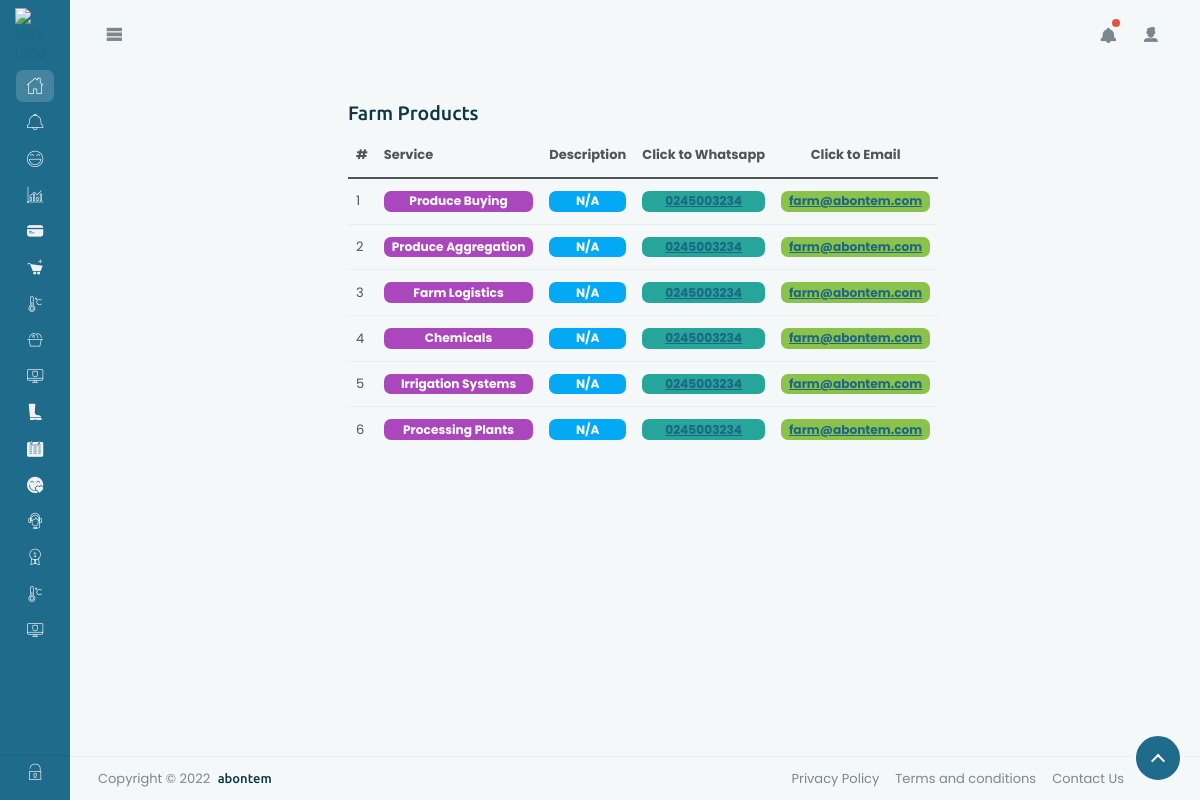
Before: /dashboard/farm_products/ with the older database file.
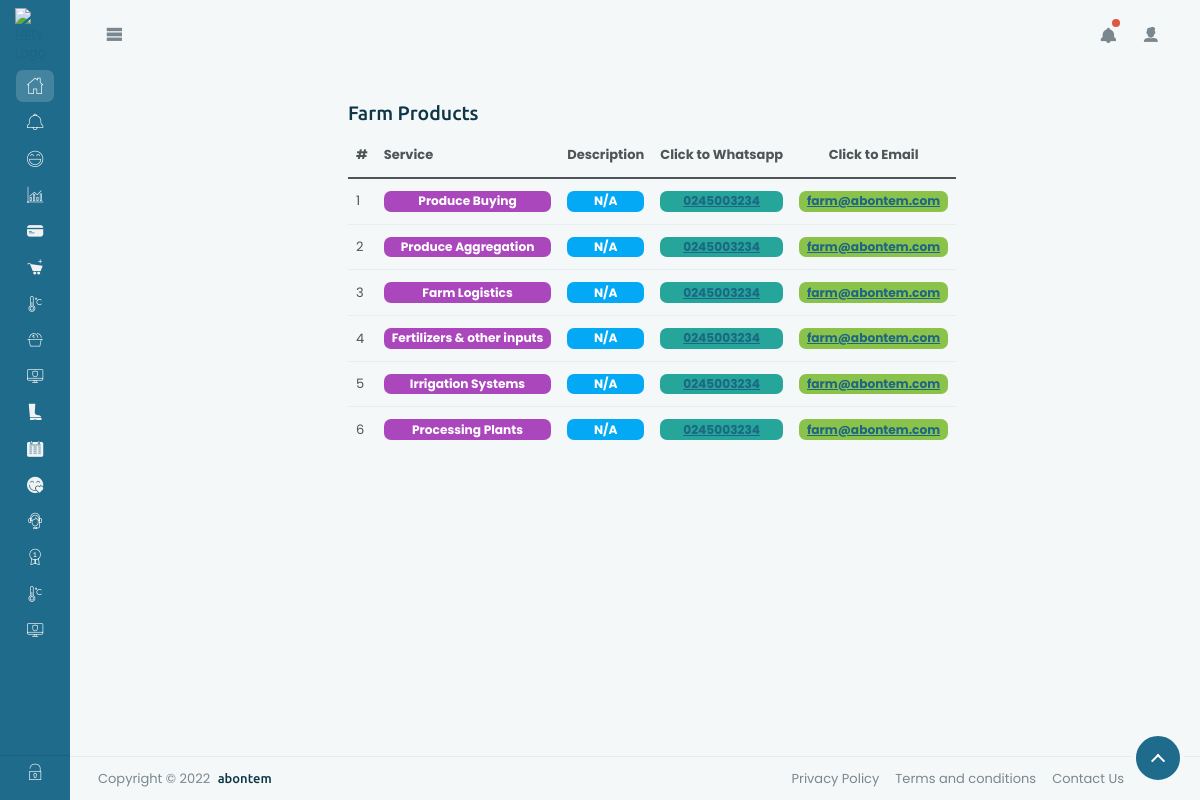
After: the same page with the newer database file.
### farm/models.py (models this page shows, shortened)
class Products(models.Model):
    service = models.CharField(max_length=100)
    description = models.CharField(max_length=500, default='N/A')
    email = models.EmailField(default='farm@abontem.com')
    whatsapp = models.CharField(max_length=10, default='0245003234')
    class Meta:
        verbose_name_plural = 'Farm Products'

### farm/views.py (the view)
# urls.py: path('dashboard/farm_products/', FarmProducts.as_view(), name='farm_products'),
class FarmProducts(ListView):
    template_name = 'farm_products.html'
    queryset = DashboardLand.objects.all()
    def get_context_data(self, **kwargs):
        context = super().get_context_data(**kwargs)
        context['land'] = DashboardLand.objects.all()
        context['products'] = Products.objects.all()
        return context

### templates/farm_products.html (shortened to what this page needs)
{% extends 'base.html' %}
{% block content %}
<h4>Farm Products</h4>
<div class="table-responsive mw-100">
    <table class="table align-middle">
        <thead>
        <tr>
            <th>#</th>
            <th>Service</th>
            <th>Description</th>
            <th class="text-center">Click to Whatsapp</th>
            <th class="text-center">Click to Email</th>
        </tr>
        </thead>
        <tbody>
        {% for farm in products %}
        <tr>
            <td class="min-w-td">{{forloop.counter}}</td>
            <td class="fs-5"><span class="d-block badge bg-purple">{{farm.service}}</span></td>
            <td class="fs-5"><span class="d-block badge bg-info">{{farm.description}}</span></td>
            <td class="fs-5"><span class="d-block badge bg-secondary"><a href="https://wa.me/233245003234?text=I%27m%20interested%20in%20a%20farm-product/%20service" target="_blank">{{farm.whatsapp}}</a></span></td>
            <td class="fs-5"><span class="d-block badge bg-success"><a href="https://mail.google.com/mail/?view=cm&fs=1&tf=1&to=farm@abontem.com" target="_blank">{{farm.email}}</a></span></td>
        </tr>
        {% endfor %}
        </tbody>
    </table>
</div>
{% endblock %}

### templates/base.html (shortened to what this page needs)
<!DOCTYPE html>
<html lang="en">
{% load static %}
<head>
    <link rel="stylesheet" href="{% static 'dashboard/css/color-schemes/primary-nav/teal/bootstrap.min.css' %}">
    <link rel="stylesheet" href="{% static 'dashboard/css/color-schemes/primary-nav/teal/nifty.min.css' %}">
    <link rel="stylesheet" href="{% static 'dashboard/css/demo-purpose/demo-icons.min.css' %}">
    <link rel="stylesheet" href="{% static 'dashboard/css/demo-purpose/demo-settings.min.css' %}">
</head>
<body class="in-out-back">
<div id="root" class="root mn--min">
    <section id="content" class="content">
        <div class="content__boxed d-md-flex">
            <div class="content__wrap order-2 min-w-0">
                {% block content %}
                {% endblock %}
            </div>
            <aside class="w-md-250px content__wrap flex-shrink-0 pe-md-0 order-1">
            </aside>
        </div>
        <footer class="border-top mt-auto">
            <div class="content__boxed">
                <div class="content__wrap py-3 py-md-1 d-flex flex-column flex-md-row align-items-md-center">
                    <div class="text-nowrap mb-4 mb-md-0">Copyright &copy; {% now 'Y' %} <a href="#"
                                                                                            class="h6 text-decoration-none ms-1">abontem</a>
                    </div>
                    <nav class="nav flex-column gap-1 flex-md-row gap-md-3 ms-md-auto me-5"
                         style="row-gap: 0 !important;">
                        <a class="nav-link px-0" href="#">Privacy Policy</a>
                        <a class="nav-link px-0" href="#">Terms and conditions</a>
                        <a class="nav-link px-0" href="{% url 'contact_us' %}">Contact Us</a>
                    </nav>
                </div>
            </div>
        </footer>
    </section>
    <header class="header">
        <div class="header__inner">
            <div class="header__brand">
                <div class="brand-wrap">
                    <a href="{% url 'dashboard' %}" class="brand-img stretched-link">
                        <img src="{% static 'dashboard/img/logo.svg' %}" alt="Nifty Logo" class="Nifty logo">
                    </a>
                </div>
            </div>
            <div class="header__content">
                <div class="header__content-start">
                    <button type="button" class="nav-toggler header__btn btn btn-icon btn-sm">
                        <i class="demo-psi-view-list"></i>
                    </button>
                </div>
                <div class="header__content-end">
                    <div class="dropdown">
                        <button class="header__btn btn btn-icon btn-sm" type="button" data-bs-toggle="dropdown"
                                aria-expanded="false">
                                <span class="d-block position-relative">
                                    <i class="demo-psi-bell"></i>
                                    <span class="badge badge-super rounded bg-danger p-1">
                                    </span>
                                </span>
                        </button>
                    </div>
                    <div class="dropdown">
                        <button class="header__btn btn btn-icon btn-sm" type="button" data-bs-toggle="dropdown"
                                aria-expanded="false">
                            <i class="demo-psi-male"></i>
                        </button>
                    </div>
                </div>
            </div>
        </div>
    </header>
    <nav id="mainnav-container" class="mainnav">
        <div class="mainnav__inner">
            <div class="mainnav__top-content scrollable-content pb-5">
                <ul class="mainnav__menu nav flex-column">
                    <li class="nav-item has-sub">
                        <a href="{% url 'dashboard' %}" class="mininav-toggle nav-link active"><i
                                class="demo-pli-home fs-5 me-2"></i>
                        </a>
                    </li>
                </ul>
                <ul class="mainnav__menu nav flex-column">
                    <li class="nav-item has-sub">
                        <a href="{% url 'invest' %}" class="mininav-toggle nav-link collapsed"><i
                                class="demo-pli-bell fs-5 me-2"></i>
                        </a>
                    </li>
                    <li class="nav-item has-sub">
                        <a href="{% url 'services' %}" class="mininav-toggle nav-link collapsed"><i
                                class="demo-pli-happy fs-5 me-2"></i>
                        </a>
                    </li>
                    <li class="nav-item has-sub">
                        <a href="{% url 'finance' %}" class="mininav-toggle nav-link collapsed"><i
                                class="demo-pli-bar-chart fs-5 me-2"></i>
                        </a>
                    </li>
                    <li class="nav-item has-sub">
                        <a href="{% url 'business' %}" class="mininav-toggle nav-link collapsed"><i
                                class="demo-psi-credit-card-2 fs-5 me-2"></i>
                        </a>
                    </li>
                    <li class="nav-item has-sub">
                        <a href="{% url 'farm_products' %}" class="mininav-toggle nav-link collapsed"><i
                                class="demo-psi-add-cart fs-5 me-2"></i>
                        </a>
                    </li>
                    <li class="nav-item has-sub">
                        <a href="{% url 'weather' %}" class="mininav-toggle nav-link collapsed"><i
                                class="demo-pli-celsius fs-5 me-2"></i>
                        </a>
                    </li>
                </ul>
                <ul class="mainnav__menu nav flex-column">
                    <li class="nav-item has-sub">
                        <a href="{% url 'invest' %}" class="mininav-toggle nav-link collapsed"><i
                                class="demo-pli-basket-coins fs-5 me-2"></i>
                        </a>
                    </li>
                    <li class="nav-item has-sub">
                        <a href="{% url 'data_tech' %}" class="mininav-toggle nav-link collapsed"><i
                                class="demo-pli-computer-secure fs-5 me-2"></i>
                        </a>
                    </li>
                    <li class="nav-item has-sub">
                        <a href="{% url 'farmlands' %}" class="mininav-toggle nav-link collapsed"><i
                                class="demo-psi-boot-2 fs-5 me-2"></i>
                        </a>
                    </li>
                    <li class="nav-item has-sub">
                        <a href="{% url 'farm_management' %}" class="mininav-toggle nav-link collapsed"><i
                                class="demo-psi-calendar-4 fs-5 me-2"></i>
                        </a>
                    </li>
                    <li class="nav-item has-sub">
                        <a href="{% url 'forest_preservation' %}" class="mininav-toggle nav-link collapsed"><i
                                class="demo-psi-love fs-5 me-2"></i>
                        </a>
                    </li>
                </ul>
                <ul class="mainnav__menu nav flex-column">
                    <li class="nav-item has-sub">
                        <a href="{% url 'consultations' %}" class="mininav-toggle nav-link collapsed"><i
                                class="demo-pli-consulting fs-5 me-2"></i>
                        </a>
                    </li>
                    <li class="nav-item has-sub">
                        <a href="{% url 'premium_services' %}" class="mininav-toggle nav-link collapsed"><i
                                class="demo-pli-medal-2 fs-5 me-2"></i>
                        </a>
                    </li>
                    <li class="nav-item has-sub">
                        <a href="{% url 'weather' %}" class="mininav-toggle nav-link collapsed"><i class="demo-pli-celsius fs-5 me-2"></i>
                        </a>
                    </li>
                    <li class="nav-item has-sub">
                        <a href="{% url 'contact_us' %}" class="mininav-toggle nav-link collapsed"><i
                                class="demo-pli-computer-secure fs-5 me-2"></i>
                        </a>
                    </li>
                </ul>
            </div>
            <div class="mainnav__bottom-content border-top pb-2">
                <ul id="mainnav" class="mainnav__menu nav flex-column">
                    <li class="nav-item has-sub">
                        <a href="{% url 'login' %}" class="nav-link mininav-toggle collapsed" aria-expanded="false">
                            <i class="demo-pli-unlock fs-5 me-2"></i>
                        </a>
                    </li>
                </ul>
            </div>
        </div>
    </nav>
</div>
<div class="scroll-container">
    <a href="#root" class="scroll-page rounded-circle ratio ratio-1x1"></a>
</div>
</body>
</html>

Changed rows visible on the page:
changed Products: service "Chemicals" → "Fertilizers & other inputs"
